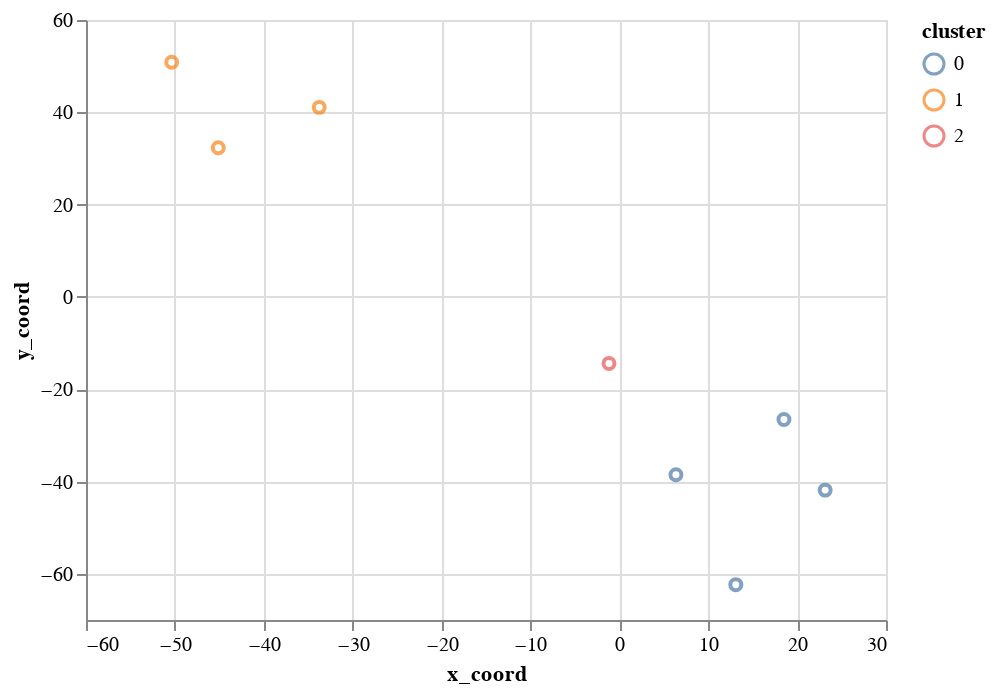

Write notebook code for a chart like this one.
### Code cell
## visualização

X_embedded = TSNE(n_components=2, learning_rate='auto', metric='precomputed', init='random', perplexity=3).fit_transform(X)
X_embedded.shape

df_cl_3 = pd.DataFrame({ 
                'name': idx,
                'x_coord': X_embedded[:,0], 
                'y_coord': X_embedded[:,1],
                'cluster': [str(i) for i in labels]
                })

chart = alt.Chart(df_cl_3).mark_point().encode(
    x='x_coord', 
    y='y_coord',
    color='cluster',
    tooltip='name'
).interactive()

chart

### Figure 1 — Vega-Lite specification as saved in the notebook (floating-point values rounded to 4 significant figures)
{"config": {"view": {"continuousWidth": 400, "continuousHeight": 300}}, "data": {"name": "data-2c5429a51abc939e2dc9c2ebe579d86c"}, "mark": "point", "encoding": {"color": {"field": "cluster", "type": "nominal"}, "tooltip": {"field": "name", "type": "quantitative"}, "x": {"field": "x_coord", "type": "quantitative"}, "y": {"field": "y_coord", "type": "quantitative"}}, "selection": {"selector007": {"type": "interval", "bind": "scales", "encodings": ["x", "y"]}}, "$schema": "https://vega.github.io/schema/vega-lite/v4.17.0.json", "datasets": {"data-2c5429a51abc939e2dc9c2ebe579d86c": [{"name": 8, "x_coord": -50.36, "y_coord": 50.84, "cluster": "1"}, {"name": 18, "x_coord": 13.1, "y_coord": -62.34, "cluster": "0"}, {"name": 24, "x_coord": 18.52, "y_coord": -26.58, "cluster": "0"}, {"name": 30, "x_coord": 23.16, "y_coord": -41.86, "cluster": "0"}, {"name": 36, "x_coord": -45.12, "y_coord": 32.31, "cluster": "1"}, {"name": 37, "x_coord": -33.76, "y_coord": 41.07, "cluster": "1"}, {"name": 57, "x_coord": -1.164, "y_coord": -14.4, "cluster": "2"}, {"name": 62, "x_coord": 6.367, "y_coord": -38.52, "cluster": "0"}]}}
